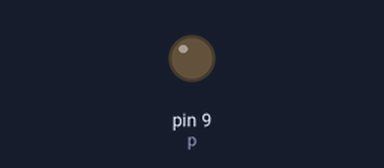
A sketch run on a simulated Arduino Uno, built with avr-gcc and run on an emulated ATmega328P. Parts: output pins drawn as LEDs (lit = HIGH).

Above: at 0.5 s.
At 5.5 s:
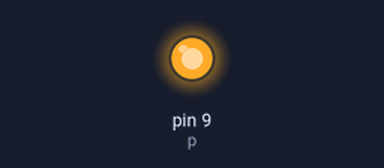
Timing chart, 0 to 13.0 s (numbered marks = the images above):
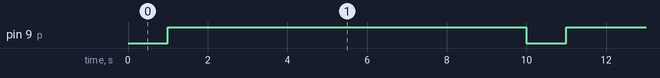

Measured:
- by itself, pin 9 (p): alternates HIGH for 9.0 s and LOW for 1.0 s

The sketch:

lab2_part2.ino
```cpp
int p = 9; //port

void setup() {
  pinMode(p, OUTPUT);
}

void loop() {
  digitalWrite(p, 0);
  delay(1000);
  digitalWrite(p, 1);
  delay(1000);
  digitalWrite(p, 2);
  delay(1000);
  digitalWrite(p, 4);
  delay(1000);
  digitalWrite(p, 8);
  delay(1000);
  digitalWrite(p, 16);
  delay(1000);
  digitalWrite(p, 32);
  delay(1000);
  digitalWrite(p, 64);
  delay(1000);
  digitalWrite(p, 128);
  delay(1000);
  digitalWrite(p, 255);
  delay(1000);
}
```
